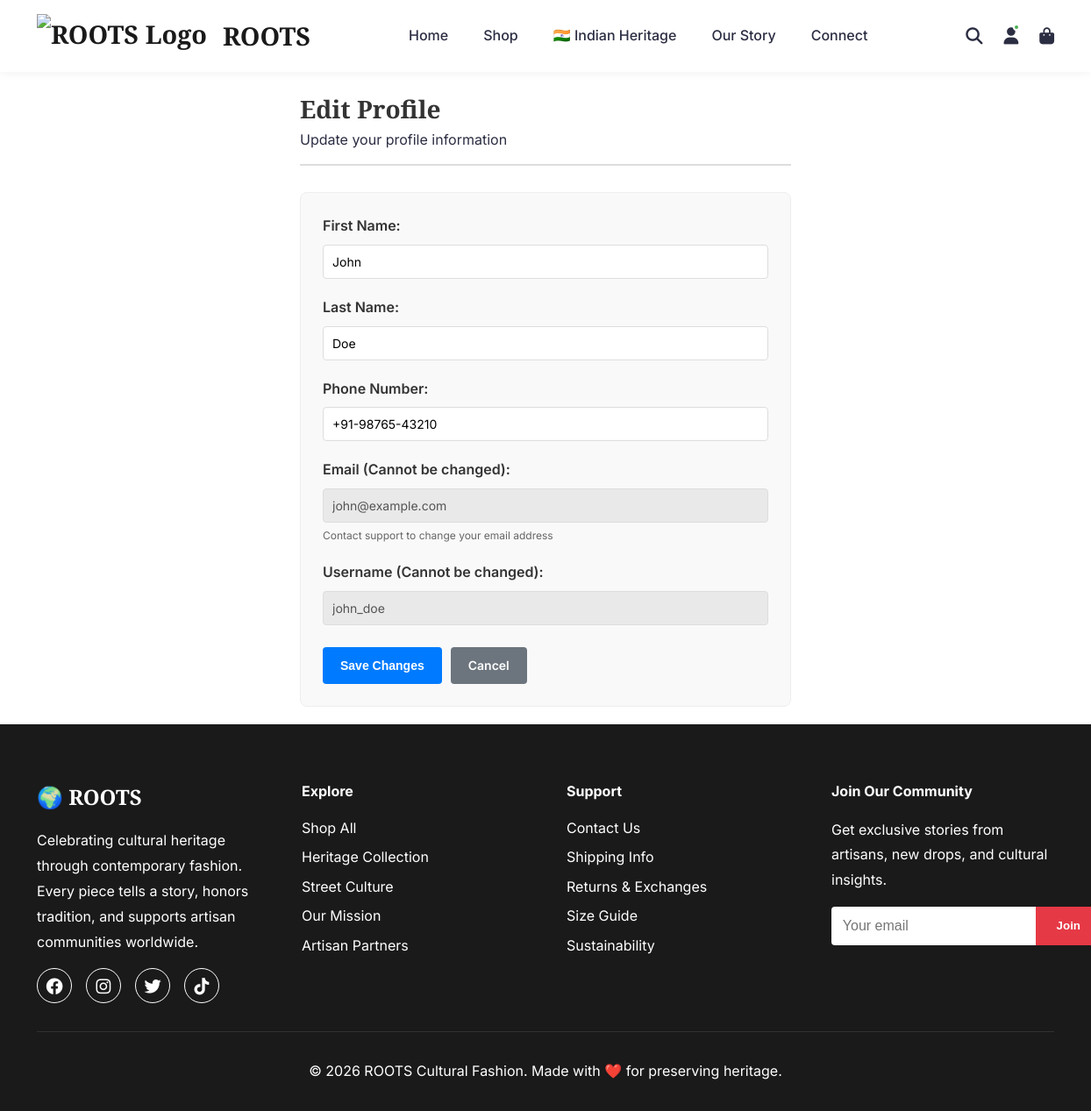
The page /user/profile/edit (signed in) on the database its author committed.
### models/__init__.py (models this page shows, shortened)
class User(db.Model):
    __tablename__ = 'users'
    id = db.Column(db.Integer, primary_key=True)
    email = db.Column(db.String(120), unique=True, nullable=False, index=True)
    username = db.Column(db.String(80), unique=True, nullable=False, index=True)
    password_hash = db.Column(db.String(255), nullable=False)
    first_name = db.Column(db.String(50))
    last_name = db.Column(db.String(50))
    phone = db.Column(db.String(20))
    is_active = db.Column(db.Boolean, default=True)
    is_verified = db.Column(db.Boolean, default=False)
    created_at = db.Column(db.DateTime, default=lambda: datetime.now(timezone.utc))
    updated_at = db.Column(db.DateTime, default=lambda: datetime.now(timezone.utc),
                          onupdate=lambda: datetime.now(timezone.utc))
    last_login = db.Column(db.DateTime)
    orders = db.relationship('Order', backref='user', lazy='dynamic')
    addresses = db.relationship('Address', backref='user', lazy='dynamic')

### controllers/user_controller.py (the view, shortened to what this page needs)
@user_bp.route('/profile/edit', methods=['GET', 'POST'])
@login_required
def edit_profile():
    user = user_service.get_user_profile(session['user_id'])
    return render_template('user/edit_profile.html', user=user)

### app.py (called while the page is built)
@app.after_request
def add_cache_headers(response):
    if request.path.startswith('/static/'):
        response.cache_control.max_age = 2592000
        response.cache_control.public = True
    elif request.endpoint in ['home', 'shop', 'about', 'contact', 'indian_heritage', 'design_gallery']:
        response.cache_control.max_age = 3600
        response.cache_control.public = True
    return response

@app.before_request
def redirect_to_custom_domain():
    if env == 'production':
        if 'indian-heritage-fashion.onrender.com' in request.url:
            new_url = request.url.replace('indian-heritage-fashion.onrender.com', 'www.rootsfashion.in')
            return redirect(new_url, code=301)

@app.context_processor
def inject_now():
    return {'now': datetime.now(timezone.utc)}

@app.context_processor
def inject_user():
    try:
        user_info = {
            'is_authenticated': 'user_id' in session,
            'is_admin': 'admin_id' in session,
            'username': session.get('username') or session.get('admin_username'),
            'user_id': session.get('user_id'),
            'admin_id': session.get('admin_id')
        }
    except RuntimeError:
        user_info = {
            'is_authenticated': False,
            'is_admin': False,
            'username': None,
            'user_id': None,
            'admin_id': None
        }
    return {'current_user': user_info}

### repositories/__init__.py (called while the page is built)
    @staticmethod
    def find_by_id(user_id: int) -> Optional[User]:
        return User.query.get(user_id)

### services/__init__.py (called while the page is built)
    def get_user_profile(self, user_id: int) -> Optional[User]:
        return self.user_repo.find_by_id(user_id)

### templates/user/edit_profile.html (shortened to what this page needs)
{% extends "base.html" %}
{% block content %}
<div class="user-container">
    <div class="user-header">
        <h1>Edit Profile</h1>
        <p>Update your profile information</p>
    </div>
    <div class="profile-form-container">
        <form method="POST" class="profile-form">
            <div class="form-group">
                <label for="first_name">First Name:</label>
                <input type="text" id="first_name" name="first_name" value="{{ user.first_name or '' }}">
            </div>
            <div class="form-group">
                <label for="last_name">Last Name:</label>
                <input type="text" id="last_name" name="last_name" value="{{ user.last_name or '' }}">
            </div>
            <div class="form-group">
                <label for="phone">Phone Number:</label>
                <input type="tel" id="phone" name="phone" value="{{ user.phone or '' }}" placeholder="+91 98765 43210">
            </div>
            <div class="form-group">
                <label>Email (Cannot be changed):</label>
                <input type="email" value="{{ user.email }}" disabled>
                <small>Contact support to change your email address</small>
            </div>
            <div class="form-group">
                <label>Username (Cannot be changed):</label>
                <input type="text" value="{{ user.username }}" disabled>
            </div>
            <div class="form-actions">
                <button type="submit" class="btn btn-primary">Save Changes</button>
                <a href="{{ url_for('user.profile') }}" class="btn btn-secondary">Cancel</a>
            </div>
        </form>
    </div>
</div>
{% endblock %}

### static/css/style.css (style rules this page uses)
* { margin: 0; padding: 0; box-sizing: border-box; }
:root { --primary-color: #1a1a1a; --secondary-color: #e63946; --accent-color: #f4a261; --text-color: #2b2d42; --light-bg: #fefae0; --white: #ffffff; --gray: #8d99ae; --border-color: #edf2f4; }
body { font-family: 'Inter', 'Segoe UI', sans-serif; line-height: 1.6; color: var(--text-color); }
h1, h2, h3 { font-family: 'Playfair Display', serif; }
.btn { display: inline-block; padding: 1rem 2.5rem; text-decoration: none; border: none; cursor: pointer; font-size: 1rem; transition: all 0.3s; font-weight: 600; border-radius: 4px; }
.btn-primary { background: var(--secondary-color); color: var(--white); }
.btn-secondary { background: var(--white); color: var(--primary-color); border: 2px solid var(--primary-color); }
.form-group { display: flex; flex-direction: column; }
.form-group label { margin-bottom: 0.5rem; font-weight: 600; }
.form-group input, .form-group textarea, .form-group select { padding: 0.8rem; border: 1px solid var(--border-color); font-size: 1rem; font-family: inherit; border-radius: 4px; }

### templates/user/edit_profile.html (style rules this page uses)
.user-container { max-width: 600px; margin: 0 auto; padding: 20px; }
.user-header { margin-bottom: 30px; border-bottom: 2px solid #ddd; padding-bottom: 15px; }
.user-header h1 { margin: 0; font-size: 28px; color: #333; }
.profile-form-container { background: #f9f9f9; padding: 25px; border-radius: 8px; border: 1px solid #eee; }
.form-group { margin-bottom: 20px; }
.form-group label { display: block; margin-bottom: 8px; font-weight: 600; color: #333; }
.form-group input { width: 100%; padding: 10px; border: 1px solid #ddd; border-radius: 4px; font-size: 14px; box-sizing: border-box; }
.form-group input:disabled { background: #e9e9e9; cursor: not-allowed; }
.form-group small { display: block; margin-top: 5px; color: #666; font-size: 12px; }
.form-actions { display: flex; gap: 10px; margin-top: 25px; }
.btn { padding: 10px 20px; border: none; border-radius: 4px; cursor: pointer; text-decoration: none; font-size: 14px; font-weight: 600; }
.btn-primary { background: #007bff; color: white; }
.btn-secondary { background: #6c757d; color: white; }

### rows shown on the page
User: first_name "John", last_name "Doe", phone "+91-98765-43210", email "john@example.com", username "john_doe"
